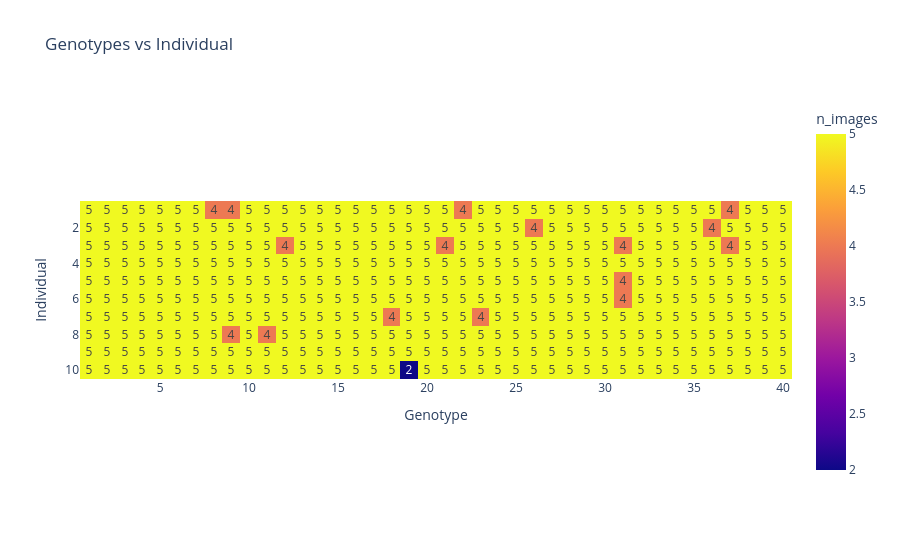

The cell this chart's notebook holds for it:
### Code cell
px.imshow(pd.crosstab(wheat.individual,
            wheat.genotype).values,
            labels = dict(x = 'Genotype', y = 'Individual', color= 'n_images'),
            x=np.arange(1,41,1),
            y = np.arange(1,11,1),
            title = 'Genotypes vs Individual',
            text_auto=True)

### Figure 1 — Plotly figure (JSON) as saved in the notebook; plotly's stock layout.template omitted (floating-point values rounded to 4 significant figures; data arrays with more than 128 entries replaced by an {"elided": "..."} marker saying what was removed)
{"data": [{"coloraxis": "coloraxis", "hovertemplate": "Genotype: %{x}<br>Individual: %{y}<br>n_images: %{z}<extra></extra>", "name": "0", "texttemplate": "%{z}", "type": "heatmap", "x": [1, 2, 3, 4, 5, 6, 7, 8, 9, 10, 11, 12, 13, 14, 15, 16, 17, 18, 19, 20, 21, 22, 23, 24, 25, 26, 27, 28, 29, 30, 31, 32, 33, 34, 35, 36, 37, 38, 39, 40], "xaxis": "x", "y": [1, 2, 3, 4, 5, 6, 7, 8, 9, 10], "yaxis": "y", "z": {"elided": "10x40 int values"}}], "layout": {"coloraxis": {"colorbar": {"title": {"text": "n_images"}}, "colorscale": [[0, "#0d0887"], [0.1111, "#46039f"], [0.2222, "#7201a8"], [0.3333, "#9c179e"], [0.4444, "#bd3786"], [0.5556, "#d8576b"], [0.6667, "#ed7953"], [0.7778, "#fb9f3a"], [0.8889, "#fdca26"], [1, "#f0f921"]]}, "title": {"text": "Genotypes vs Individual"}, "xaxis": {"anchor": "y", "constrain": "domain", "domain": [0, 1], "scaleanchor": "y", "title": {"text": "Genotype"}}, "yaxis": {"anchor": "x", "autorange": "reversed", "constrain": "domain", "domain": [0, 1], "title": {"text": "Individual"}}}}
